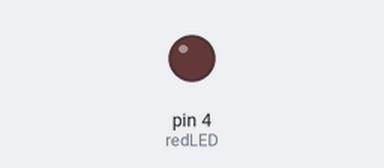
A sketch run on a simulated Arduino Uno, built with avr-gcc and run on an emulated ATmega328P. On the bench: output pins drawn as LEDs (lit = HIGH).

Above: at 1.9 s.
At 5.37 s:
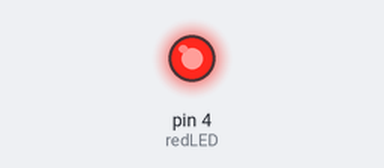
Timing chart, 0 to 5.8 s (numbered marks = the images above):
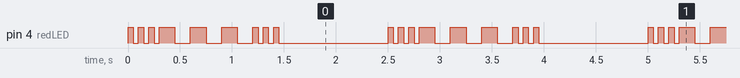

The sketch:

SOS.ino
```cpp
int redLED=4;
float pi=3.14;
int dit=50;
int dah=150;
int LongW = 1000;

String myName = "Albert Kodua";

void setup() {
  // put your setup code here, to run once:
  pinMode(redLED, OUTPUT);
}

void loop() {
  // put your main code here, to run repeatedly:
  digitalWrite(redLED, HIGH);
  delay(dit);
  digitalWrite(redLED, LOW);
  delay(dit);

  digitalWrite(redLED, HIGH);
  delay(dit);
  digitalWrite(redLED, LOW);
  delay(dit);

  digitalWrite(redLED, HIGH);
  delay(dit);
  digitalWrite(redLED, LOW);
  delay(dit);

  digitalWrite(redLED, HIGH);
  delay(dah);
  digitalWrite(redLED, LOW);
  delay(dah);

  digitalWrite(redLED, HIGH);
  delay(dah);
  digitalWrite(redLED, LOW);
  delay(dah);

  digitalWrite(redLED, HIGH);
  delay(dah);
  digitalWrite(redLED, LOW);
  delay(dah);

  digitalWrite(redLED, HIGH);
  delay(dit);
  digitalWrite(redLED, LOW);
  delay(dit);

  digitalWrite(redLED, HIGH);
  delay(dit);
  digitalWrite(redLED, LOW);
  delay(dit);

  digitalWrite(redLED, HIGH);
  delay(dit);
  digitalWrite(redLED, LOW);
  delay(dit);

  delay(LongW);
}
```

Measured:
- by itself, pin 4 (redLED): repeats every 2.5 s: 2 × (LOW 0.05 s, HIGH 0.05 s), LOW 0.05 s, 3 × (HIGH 0.15 s, LOW 0.15 s), 2 × (HIGH 0.05 s, LOW 0.05 s), HIGH 0.05 s, LOW 1.1 s, HIGH 0.05 s
